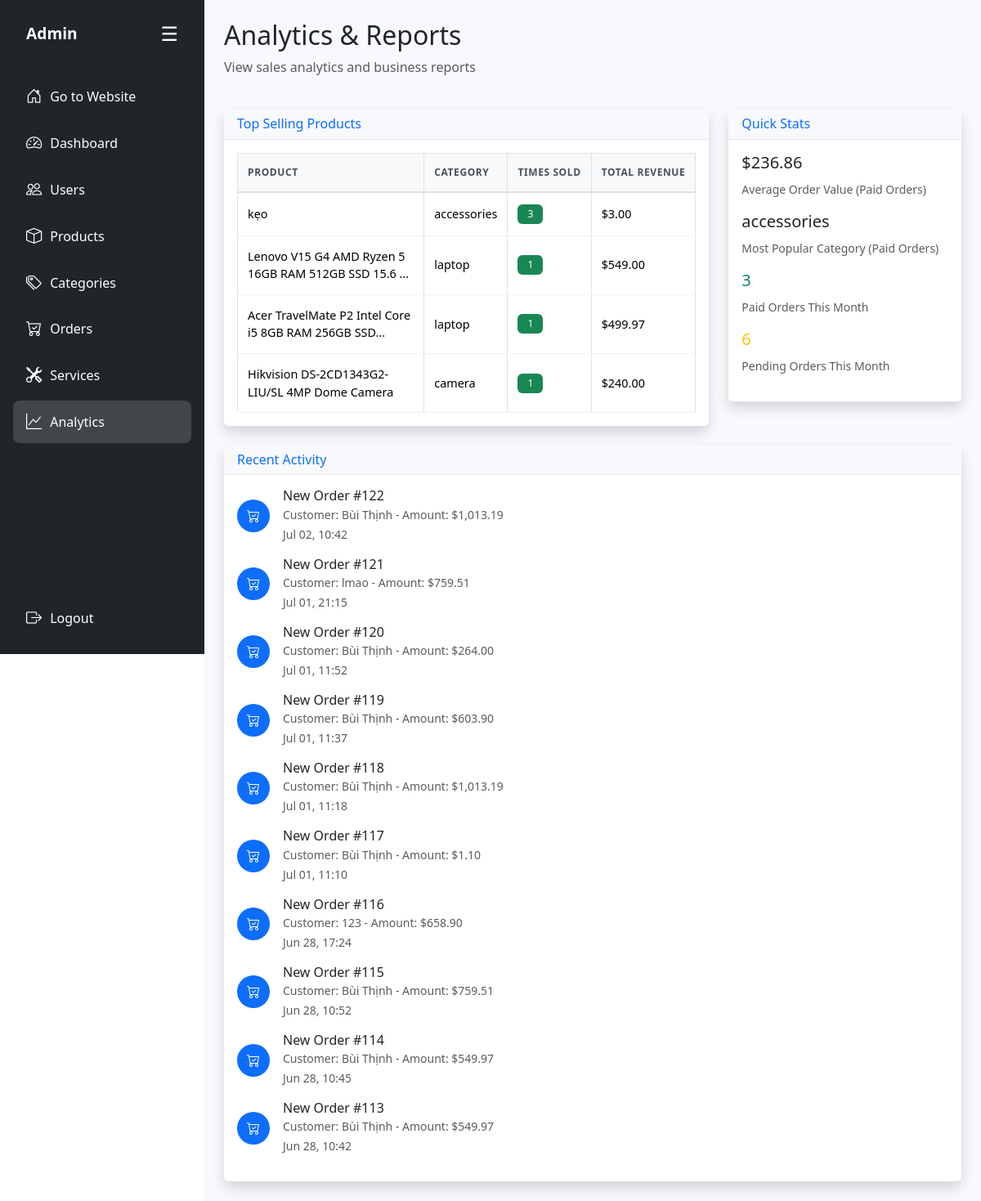
The page /admin/modules/analytics.php (signed in) on the database its author committed.
### tables this page shows
CREATE TABLE `bill` (
  `id` int(11) NOT NULL,
  `user_id` int(11) DEFAULT NULL,
  `order_date` datetime DEFAULT current_timestamp(),
  `order_name` varchar(50) NOT NULL,
  `order_phone` varchar(50) NOT NULL,
  `order_address` varchar(255) DEFAULT NULL,
  `order_total` decimal(12,2) DEFAULT NULL,
  `order_paymethod` tinyint(1) NOT NULL DEFAULT 0 COMMENT '0: thanh toán offline, 1: thanh toán online',
  `order_status` varchar(20) DEFAULT 'Pending'
);

### admin/modules/analytics.php (the view, shortened to what this page needs)
<?php
require_once '../includes/admin-layout.php';
?>
<div class="row mb-4">
    <div class="col-12">
        <h2>Analytics & Reports</h2>
        <p class="text-muted">View sales analytics and business reports</p>
    </div>
</div>
<div class="row mb-4">
    <div class="col-lg-8">
        <div class="card shadow">
            <div class="card-header">
                <h6 class="m-0 font-weight-bold text-primary">Top Selling Products</h6>
            </div>
            <div class="card-body">
                <div class="table-responsive">
                    <table class="table table-bordered">
                        <thead>
                            <tr>
                                <th>Product</th>
                                <th>Category</th>
                                <th>Times Sold</th>
                                <th>Total Revenue</th>
                            </tr>
                        </thead>
                        <tbody>
                            <?php
                            try {
                                $stmt = $conn->prepare("
                                    SELECT p.name, COALESCE(pc.category_name, 'Uncategorized') as category_name,
                                           COUNT(cc.id) as times_sold,
                                           SUM(cc.quantity * cc.price) as total_revenue
                                    FROM checkout_cart cc
                                    LEFT JOIN product p ON cc.product_name = p.name
                                    LEFT JOIN product_category pc ON p.category_id = pc.id
                                    INNER JOIN bill b ON cc.bill_id = b.id  -- JOIN với bill table
                                    WHERE p.name IS NOT NULL
                                    AND (b.order_status = 1 OR b.order_status = 'Paid')  -- CHỈ TÍNH ĐƠN ĐÃ PAID
                                    GROUP BY p.id, p.name
                                    ORDER BY times_sold DESC
                                    LIMIT 10
                                ");
                                $stmt->execute();
                                while ($product = $stmt->fetch(PDO::FETCH_ASSOC)) {
                                    echo "<tr>";
                                    echo "<td>" . substr($product['name'], 0, 50) . (strlen($product['name']) > 50 ? '...' : '') . "</td>";
                                    echo "<td>{$product['category_name']}</td>";
                                    echo "<td><span class='badge bg-success'>{$product['times_sold']}</span></td>";
                                    echo "<td>$" . number_format($product['total_revenue'], 2) . "</td>";
                                    echo "</tr>";
                                }
                            } catch (Exception $e) {
                                echo "<tr><td colspan='4' class='text-center text-danger'>Error loading data: {$e->getMessage()}</td></tr>";
                            }
                            ?>
                        </tbody>
                    </table>
                </div>
            </div>
        </div>
    </div>
    <div class="col-lg-4">
        <div class="card shadow">
            <div class="card-header">
                <h6 class="m-0 font-weight-bold text-primary">Quick Stats</h6>
            </div>
            <div class="card-body">
                <?php
                try {
                    $stmt = $conn->prepare("
                        SELECT AVG(order_total) as avg_order
                        FROM bill
                        WHERE order_status = 1 OR order_status = 'Paid'
                    ");
                    $stmt->execute();
                    $avg_order = $stmt->fetch()['avg_order'];
                    $stmt = $conn->prepare("
                        SELECT pc.category_name, COUNT(cc.id) as count
                        FROM checkout_cart cc
                        JOIN product p ON cc.product_name = p.name
                        JOIN product_category pc ON p.category_id = pc.id
                        JOIN bill b ON cc.bill_id = b.id
                        WHERE b.order_status = 1 OR b.order_status = 'Paid'
                        GROUP BY pc.id
                        ORDER BY count DESC
                        LIMIT 1
                    ");
                    $stmt->execute();
                    $popular_category = $stmt->fetch();
                    $stmt = $conn->prepare("
                        SELECT
                            COUNT(CASE WHEN order_status = 1 OR order_status = 'Paid' THEN 1 END) as paid_count,
                            COUNT(CASE WHEN order_status = 0 OR order_status = 'Pending' THEN 1 END) as pending_count
                        FROM bill
                        WHERE MONTH(order_date) = MONTH(CURDATE())
                        AND YEAR(order_date) = YEAR(CURDATE())
                    ");
                    $stmt->execute();
                    $monthly_stats = $stmt->fetch();
                    echo "<div class='mb-3'>";
                    echo "<h5>$" . number_format($avg_order, 2) . "</h5>";
                    echo "<small class='text-muted'>Average Order Value (Paid Orders)</small>";
                    echo "</div>";
                    echo "<div class='mb-3'>";
                    echo "<h5>" . ($popular_category['category_name'] ?? 'N/A') . "</h5>";
                    echo "<small class='text-muted'>Most Popular Category (Paid Orders)</small>";
                    echo "</div>";
                    echo "<div class='mb-3'>";
                    echo "<h5 class='text-success'>{$monthly_stats['paid_count']}</h5>";
                    echo "<small class='text-muted'>Paid Orders This Month</small>";
                    echo "</div>";
                    echo "<div class='mb-3'>";
                    echo "<h5 class='text-warning'>{$monthly_stats['pending_count']}</h5>";
                    echo "<small class='text-muted'>Pending Orders This Month</small>";
                    echo "</div>";
                } catch (Exception $e) {
                    echo "<div class='alert alert-danger'>Error loading stats</div>";
                }
                ?>
            </div>
        </div>
    </div>
</div>
<div class="row">
    <div class="col-12">
        <div class="card shadow">
            <div class="card-header">
                <h6 class="m-0 font-weight-bold text-primary">Recent Activity</h6>
            </div>
            <div class="card-body">
                <div class="timeline">
                    <?php
                    try {
                        $stmt = $conn->prepare("
                            SELECT 'order' as type, id, order_name as name, order_date as date, order_total as amount
                            FROM bill
                            ORDER BY order_date DESC
                            LIMIT 10
                        ");
                        $stmt->execute();
                        while ($activity = $stmt->fetch(PDO::FETCH_ASSOC)) {
                            $time_ago = date('M d, H:i', strtotime($activity['date']));
                            echo "<div class='d-flex align-items-center mb-3'>";
                            echo "<div class='flex-shrink-0'>";
                            echo "<div class='bg-primary text-white rounded-circle p-2' style='width: 40px; height: 40px; display: flex; align-items: center; justify-content: center;'>";
                            echo "<i class='bi bi-cart-check'></i>";
                            echo "</div>";
                            echo "</div>";
                            echo "<div class='flex-grow-1 ms-3'>";
                            echo "<h6 class='mb-0'>New Order #{$activity['id']}</h6>";
                            echo "<small class='text-muted'>Customer: {$activity['name']} - Amount: $" . number_format($activity['amount'], 2) . "</small>";
                            echo "<br><small class='text-muted'>{$time_ago}</small>";
                            echo "</div>";
                            echo "</div>";
                        }
                    } catch (Exception $e) {
                        echo "<div class='alert alert-danger'>Error loading recent activity</div>";
                    }
                    ?>
                </div>
            </div>
        </div>
    </div>
</div>
<?php require_once '../includes/admin-layout-footer.php'; ?>

### asset/admin-style.css (style rules this page uses)
body { min-height: 100vh; margin: 0; font-family: 'Segoe UI', Tahoma, Geneva, Verdana, sans-serif; }
.card { box-shadow: 0 0.15rem 1.75rem 0 rgba(58, 59, 69, 0.15); border: none; border-radius: 0.35rem; }
.card-header { background-color: #f8f9fc; border-bottom: 1px solid #e3e6f0; }
.table { margin-bottom: 0; color: #212529; font-size: 0.875rem; }
.table th { background-color: #f8f9fa; border-top: none; font-weight: 600; color: #495057; border-bottom: 2px solid #e9ecef; padding: 0.75rem 0.5rem; text-transform: uppercase; letter-spacing: 0.05em; white-space: nowrap; vertical-align: middle; }
.table td { border-top: 1px solid #e9ecef; padding: 0.75rem 0.5rem; vertical-align: middle; border-bottom: 1px solid #f1f1f1; }
.badge { font-size: 0.75rem; font-weight: 500; padding: 0.375rem 0.75rem; }
.timeline { position: relative; }
.table { font-size: 0.875rem; margin-bottom: 0; }
.table th { font-weight: 600; text-transform: uppercase; font-size: 0.75rem; letter-spacing: 0.05em; border-bottom: 2px solid #dee2e6; padding: 0.75rem 0.5rem; white-space: nowrap; vertical-align: middle; }
.table td { padding: 0.75rem 0.5rem; vertical-align: middle; border-bottom: 1px solid #f1f1f1; }
.badge { font-weight: 500; font-size: 0.75rem; padding: 0.375rem 0.75rem; }
@media (min-width: 768px) { .table th, .table td { padding: 0.75rem 0.5rem; } }
@media (min-width: 1200px) { .table { font-size: 0.9rem; } }
@media (min-width: 1200px) { .table th, .table td { padding: 0.875rem 0.75rem; } }

### rows shown on the page
bill: id "122", order_name "Bùi Thịnh", order_total "1,013.19", order_date "Jul 02, 10:42"
bill: id "121", order_name "lmao", order_total "759.51", order_date "Jul 01, 21:15"
bill: id "120", order_name "Bùi Thịnh", order_total "264.00", order_date "Jul 01, 11:52"
bill: id "119", order_name "Bùi Thịnh", order_total "603.90", order_date "Jul 01, 11:37"
bill: id "118", order_name "Bùi Thịnh", order_total "1,013.19", order_date "Jul 01, 11:18"
bill: id "117", order_name "Bùi Thịnh", order_total "1.10", order_date "Jul 01, 11:10"
bill: id "116", order_name "123", order_total "658.90", order_date "Jun 28, 17:24"
bill: id "115", order_name "Bùi Thịnh", order_total "759.51", order_date "Jun 28, 10:52"
bill: id "114", order_name "Bùi Thịnh", order_total "549.97", order_date "Jun 28, 10:45"
bill: id "113", order_name "Bùi Thịnh", order_total "549.97", order_date "Jun 28, 10:42"

### other values the page prints
substr($product['name'], 0, 50) "kẹo"
$product['category_name'] "accessories"
$product['times_sold'] "3"
$product['total_revenue'] "3.00"
substr($product['name'], 0, 50) "Lenovo V15 G4 AMD Ryzen 5 16GB RAM 512GB SSD 15.6"
$product['category_name'] "laptop"
$product['times_sold'] "1"
$product['total_revenue'] "549.00"
substr($product['name'], 0, 50) "Acer TravelMate P2 Intel Core i5 8GB RAM 256GB SSD"
$product['total_revenue'] "499.97"
substr($product['name'], 0, 50) "Hikvision DS-2CD1343G2-LIU/SL 4MP Dome Camera"
$product['category_name'] "camera"
$product['total_revenue'] "240.00"
$avg_order "236.86"
$popular_category['category_name'] "accessories"
